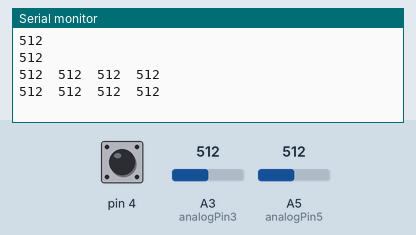
The sketch below on a simulated Arduino Uno, built with avr-gcc and run on an emulated ATmega328P. On the bench: the last lines printed to the serial monitor. The test bench sets the inputs (shaded band); at power-on: A3 (analogPin3) = 512, A5 (analogPin5) = 512, pin 4 HIGH.

Above: at 5.9 s.
6.0 s: A3 (analogPin3) set to 716
At 6.6 s:
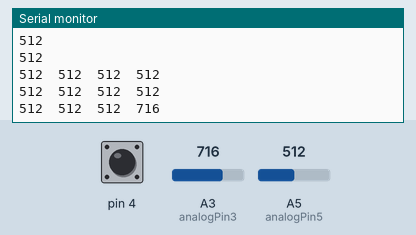
13.7 s: A5 (analogPin5) set to 716
At 14.1 s:
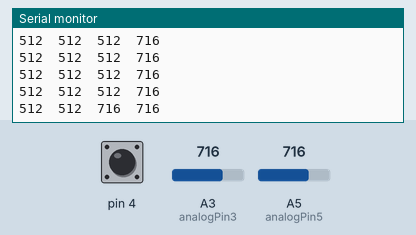
15.2 s: A3 (analogPin3) set to 900
At 15.6 s:
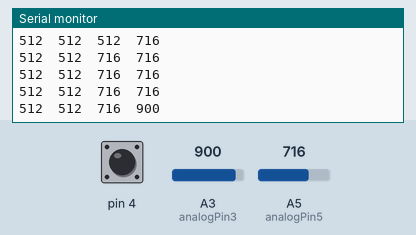
16.7 s: A5 (analogPin5) set to 900
At 17.1 s:
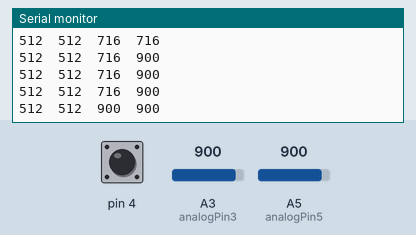
Timing chart, 0 to 19.2 s (numbered marks = the images above; inputs shaded):
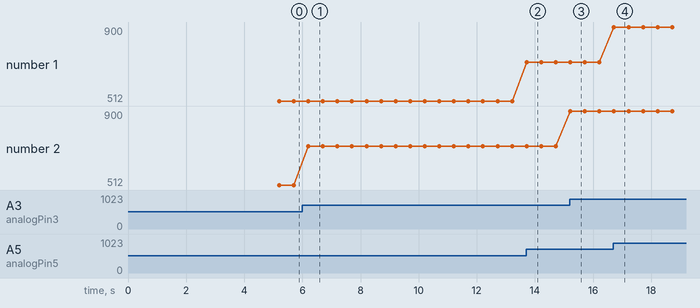

The sketch:

VoltageDivider.ino
```cpp
                              //variables to for analog pins used
int analogPin5 = A5;
int analogPin4 = A4;
int analogPin3 = A3;

// variables to store the value read
int val1 = 0;
int val2 = 0;
int val3 = 0;

int setButton = LOW; //button to set init state and final state

int minAngle = 0; //hand completely stretched    out
int currentAngle = 0;
int maxAngle = 0; //hand in a fist


void setup() {
  //  setup serial
  Serial.begin(9600);
}

void loop() {

  //stretch out hand
  //continue reading until button is pressed
  //once it is pressed the last value is the minAngle


  setButton = LOW;
  if (minAngle == 0) {
    while (setButton == LOW) {

      minAngle = analogRead(analogPin5);
      Serial.println(minAngle);
      delay(100);
      setButton = digitalRead(4);
    }
    delay(5000);
    setButton = LOW;
    //same technique for the maxAngle
    while(setButton == LOW) {

      maxAngle = analogRead(analogPin5);
      Serial.println(maxAngle);
      delay(100);
      setButton = digitalRead(4);
    }
  }


  // read the input pins
  currentAngle = analogRead(analogPin5);
  val3 = analogRead(analogPin3);


  // print values
  Serial.print(minAngle);
  Serial.print("\t");
  Serial.print(maxAngle);
  Serial.print("\t");
  Serial.print(currentAngle);
  Serial.print("\t");
  Serial.print(val3);
  Serial.println("\t");


  delay(500);
}


/**
 * Pseudocode:
 * press a button
 * make the motion and store those value in an array
 * set it to the "good" motion
 *
 * press a button
 * make the motion and store those value in an array
 * compare to the "good" motion
 *
**/
```

Measured:
- after the input at 6.0 s, the serial monitor: prints a new line after 0.20 s (image 1)
- after the input at 13.7 s, the serial monitor: prints a new line at once (image 2)
- after the input at 15.2 s, the serial monitor: prints a new line at once (image 3)
- after the input at 16.7 s, the serial monitor: prints a new line at once (image 4)
- plotted number 2: 512 → 716 after the input at 6.0 s, 716 → 900 after the input at 15.2 s
